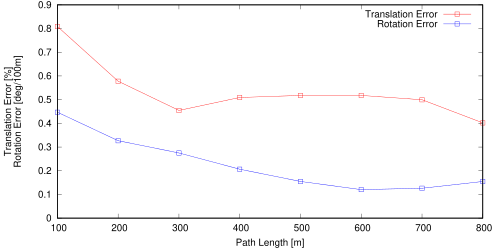

Recreate this plot in gnuplot.
set term postscript eps enhanced color
set output "10_trl.eps"
set size ratio 0.5
set yrange [0:*]
set xlabel "Path Length [m]"
set ylabel "Translation Error [%]\nRotation Error [deg/100m]"
plot "10_tl.txt" using 1:($2*100) title 'Translation Error' lc rgb "#FF0000" pt 4 w linespoints,"10_rl.txt" using 1:($2*57.3*100) title 'Rotation Error' lc rgb "#0000FF" pt 4 w linespoints
